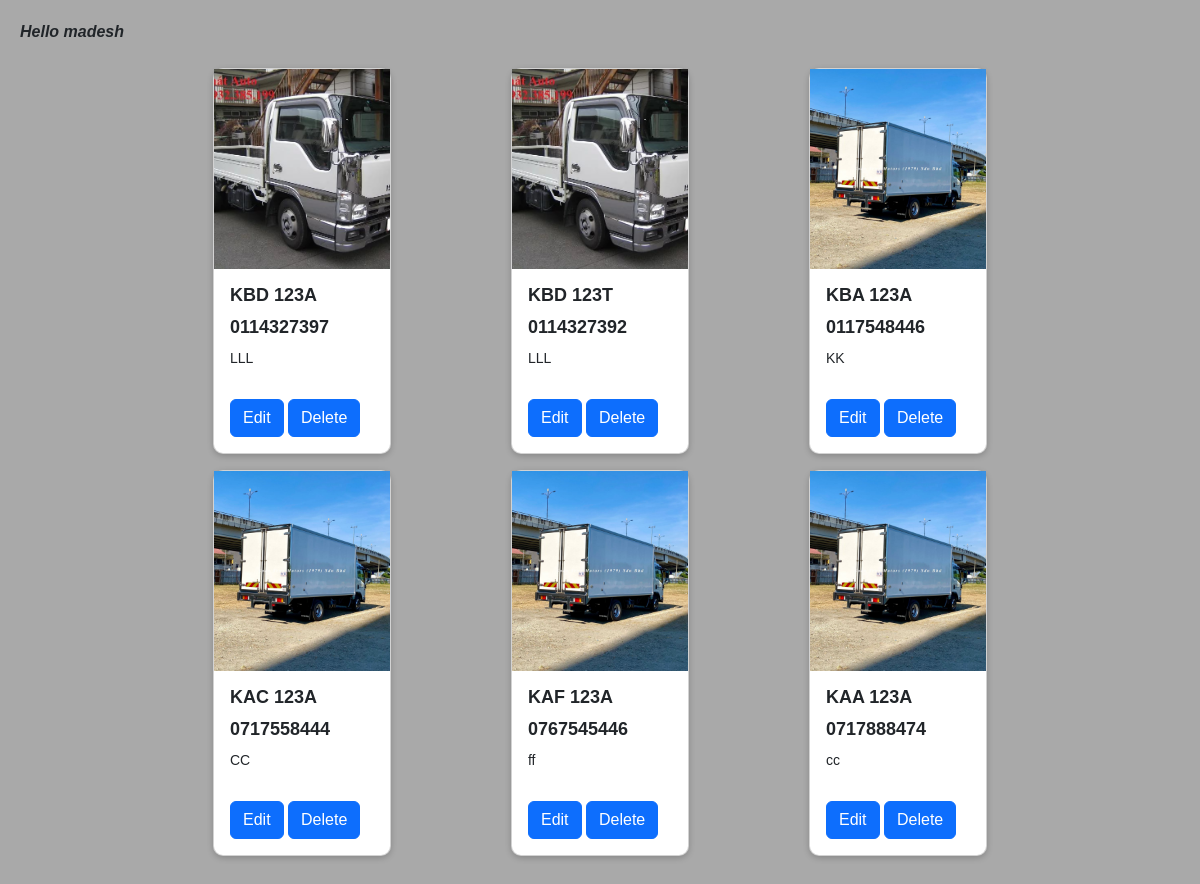
Screenshot of /Owner/owner_view_cars/ (signed in) with the database file from the repository.
### accounts/models.py (models this page shows)
class User(AbstractUser):
    name = models.CharField(max_length=200, null=True) #attribute name defined
    email = models.EmailField(unique=True,null=True)

### Owner/models.py (models this page shows, shortened)
class Car(models.Model):
    owner = models.ForeignKey(User, null=True, on_delete=models.CASCADE)
    reg_no = models.CharField(max_length=20, unique=True, validators=[
        RegexValidator('^(K)([ABCDEFGHJKLMNPQRSTUVWXYZ]){2}( ){1}(\d){3}([ABCDEFGHJKLMNPQRSTUVWXYZ])$',
                       message="Invalid Number Plate")])
    image = models.ImageField(upload_to='car_images/')
    description = models.TextField(null=True, blank=True)
    phone_no = models.CharField(max_length=20, unique=True,
                                validators=[RegexValidator('^(0)([127])(\d){8}$', message='Invalid phone numbers')])
    updated = models.DateTimeField(auto_now = True , null=True)
    created = models.DateTimeField(auto_now_add=True, null= True)
    class Meta:
       ordering = ['-updated', '-created']  # Order by updated field in descending order and then by created field in descending order

### Owner/views.py (the view)
@login_required(login_url='login')
def owner_car_list(request):
    user = request.user
    cars = Car.objects.filter(owner=user)
    context = {
        'cars': cars
    }
    return render(request, 'Owner/owner_car_list.html', context)

### Owner/templates/Owner/owner_car_list.html (shortened to what this page needs)
<!DOCTYPE html>
<html lang="en">
<head>
    <link href="https://cdn.jsdelivr.net/npm/bootstrap@5.3.0-alpha3/dist/css/bootstrap.min.css" rel="stylesheet">
</head>
<body>
    <p class="animated-greeting"><i><b>Hello {{ user.username }}</b></i></p>
    <div class="col-md-9 m-auto">
        <div class="row">
            {% for car in cars %}
                <div class="col-md-4">
                    <div class="card my-2 mx-5">
                        <img class="image-thumbail" src="{{car.image.url}}" alt="Card image cap">
                        <div class="card-body">
                            <h5 class="card-title">{{car.reg_no}}</h5>
                            <h5 class="card-title">{{car.phone_no}}</h5>
                            <p class="card-text">{{car.description}}</p>
                            <a href="{%url 'update_car' car.id %}" class="btn btn-primary">Edit</a>
                            <a href="{%url 'delete_car' car.id %}" class="btn btn-primary">Delete</a>
                        </div>
                    </div>
                </div>
            {% empty %}
                <h3>No photos...</h3>
            {% endfor %}
        </div>
    </div>
</body>
</html>

### Owner/templates/Owner/owner_car_list.html (style rules this page uses)
.image-thumbail { height: 200px; object-fit: cover; }
body { background-color: darkgray; padding: 20px; font-family: Arial, sans-serif; }
.card { background-color: white; border-radius: 10px; box-shadow: 0px 2px 6px rgba(0, 0, 0, 0.2); transition: transform 0.3s, box-shadow 0.3s; }
.card-title { font-size: 18px; font-weight: bold; margin-bottom: 10px; }
.card-text { font-size: 14px; margin-bottom: 20px; }
.btn { margin-top: 10px; }
.animated-greeting { animation: scale-in 0.5s ease-in-out; }

### rows the page displays
User: username "madesh"
Car: image (picture), reg_no "KBD 123A", phone_no "0114327397", description "LLL"
Car: image (picture), reg_no "KBD 123T", phone_no "0114327392", description "LLL"
Car: image (picture), reg_no "KBA 123A", phone_no "0117548446", description "KK"
Car: image (picture), reg_no "KAC 123A", phone_no "0717558444", description "CC"
Car: image (picture), reg_no "KAF 123A", phone_no "0767545446", description "ff"
Car: image (picture), reg_no "KAA 123A", phone_no "0717888474", description "cc"
